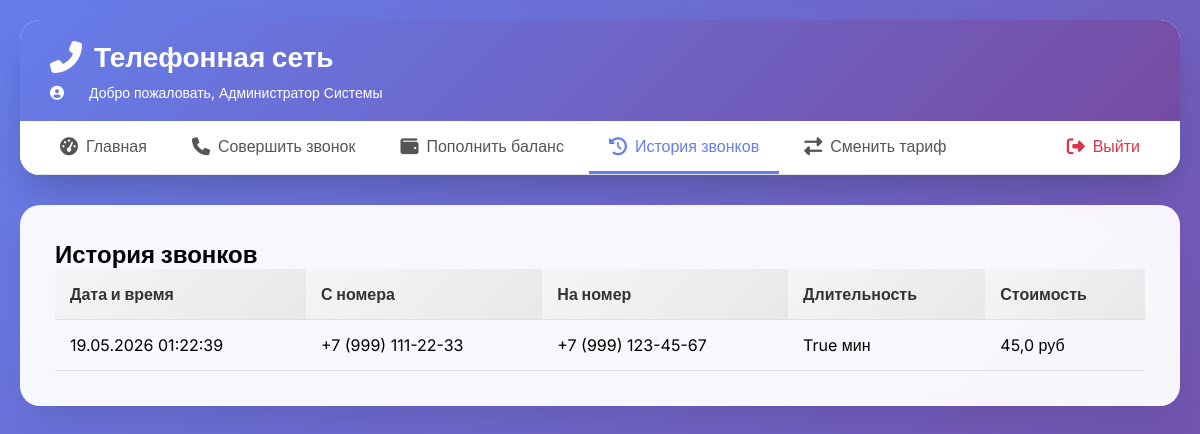
The page /history/ (signed in) on the database its author committed.
### billing/models.py (models this page shows, shortened)
class Client(models.Model):
    name = models.CharField(max_length=100)
    balance = models.FloatField(default=0.0)
    tariff = models.ForeignKey(Tariff, on_delete=models.SET_NULL, null=True)
    username = models.CharField(max_length=50, unique=True, default='user')
    password = models.CharField(max_length=128, default='password')
    is_admin = models.BooleanField(default=False)
    class Meta:
        db_table = 'clients'

class Call(models.Model):
    start_time = models.DateTimeField(auto_now_add=True)
    duration_sec = models.IntegerField()
    cost = models.FloatField(default=0.0)
    from_device = models.ForeignKey(
        Device, on_delete=models.CASCADE, related_name='outgoing_calls')
    to_device = models.ForeignKey(
        Device, on_delete=models.CASCADE, related_name='incoming_calls')
    class Meta:
        db_table = 'calls'

class Device(models.Model):
    DEVICE_TYPES = [
        ('mobile', 'Мобильный'),
        ('home', 'Домашний'),
    ]
    phone_number = models.CharField(max_length=20, unique=True)
    device_type = models.CharField(max_length=10, choices=DEVICE_TYPES)
    client = models.ForeignKey(
        Client, on_delete=models.CASCADE, related_name='devices')
    class Meta:
        db_table = 'devices'

### billing/views.py (the view)
# urls.py: path('history/', views.call_history, name='history'),
def call_history(request):
    if 'client_id' not in request.session:
        return redirect('login')
    client = Client.objects.get(id=request.session['client_id'])
    device_ids = client.devices.values_list('id', flat=True)
    calls = Call.objects.filter(from_device_id__in=device_ids).order_by('-start_time')
    return render(request, 'billing/call_history.html', {
        'calls': calls,
        'client_name': client.name,
    })

### billing/templates/billing/call_history.html
{% extends 'billing/base.html' %} {% block content %}
<h2>История звонков</h2>
{% if calls %}
<table>
  <thead>
    <tr>
      <th>Дата и время</th>
      <th>С номера</th>
      <th>На номер</th>
      <th>Длительность</th>
      <th>Стоимость</th>
    </tr>
  </thead>
  <tbody>
    {% for call in calls %}
    <tr>
      <td>{{ call.start_time|date:"d.m.Y H:i:s" }}</td>
      <td>{{ call.from_device.phone_number }}</td>
      <td>{{ call.to_device.phone_number }}</td>
      <td>{{ call.duration_sec|divisibleby:60 }} мин</td>
      <td>{{ call.cost }} руб</td>
    </tr>
    {% endfor %}
  </tbody>
</table>
{% else %}
<p>Звонков пока нет</p>
{% endif %} {% endblock %}

### billing/templates/billing/base.html (shortened to what this page needs)
<!doctype html>
<html lang="ru">
  <head>
    <link
      rel="stylesheet"
      href="https://cdnjs.cloudflare.com/ajax/libs/font-awesome/6.4.0/css/all.min.css"
    />
  </head>
  <body>
    <div class="container">
      <div class="header">
        <div class="header-top">
          <h1>
            <i class="fas fa-phone-alt"></i>
            Телефонная сеть
          </h1>
          {% if request.session.client_id %}
          <div class="user-info">
            <i class="fas fa-user-circle"></i>
            <span
              >Добро пожаловать, {{ client_name|default:"Пользователь" }}</span
            >
          </div>
          {% endif %}
        </div>
        {% if request.session.client_id %}
        <div class="nav-menu">
          <a
            href="{% url 'dashboard' %}"
            class="{% if request.resolver_match.url_name == 'dashboard' %}active{% endif %}"
          >
            <i class="fas fa-tachometer-alt"></i> Главная
          </a>
          <a
            href="{% url 'make_call' %}"
            class="{% if request.resolver_match.url_name == 'make_call' %}active{% endif %}"
          >
            <i class="fas fa-phone"></i> Совершить звонок
          </a>
          <a
            href="{% url 'topup' %}"
            class="{% if request.resolver_match.url_name == 'topup' %}active{% endif %}"
          >
            <i class="fas fa-wallet"></i> Пополнить баланс
          </a>
          <a
            href="{% url 'history' %}"
            class="{% if request.resolver_match.url_name == 'history' %}active{% endif %}"
          >
            <i class="fas fa-history"></i> История звонков
          </a>
          <a
            href="{% url 'change_tariff' %}"
            class="{% if request.resolver_match.url_name == 'change_tariff' %}active{% endif %}"
          >
            <i class="fas fa-exchange-alt"></i> Сменить тариф
          </a>
          <a href="{% url 'logout' %}" class="logout-link">
            <i class="fas fa-sign-out-alt"></i> Выйти
          </a>
        </div>
        {% endif %}
      </div>
      <div class="content">{% block content %}{% endblock %}</div>
    </div>
  </body>
</html>

### billing/templates/billing/base.html (style rules this page uses)
* { margin: 0; padding: 0; box-sizing: border-box; }
body { font-family: "Inter", sans-serif; background: linear-gradient(135deg, #667eea 0%, #764ba2 100%); min-height: 100vh; }
.container { max-width: 1400px; margin: 0 auto; padding: 20px; }
.header { background: rgba(255, 255, 255, 0.95); backdrop-filter: blur(10px); border-radius: 20px; padding: 0; margin-bottom: 30px; box-shadow: 0 20px 35px -8px rgba(0, 0, 0, 0.2); overflow: hidden; }
.header-top { background: linear-gradient(135deg, #667eea 0%, #764ba2 100%); padding: 20px 30px; color: white; }
.header-top h1 { font-size: 28px; font-weight: 700; display: flex; align-items: center; gap: 12px; }
.header-top h1 i { font-size: 32px; }
.user-info { display: flex; align-items: center; gap: 20px; margin-top: 10px; font-size: 14px; }
.user-info i { margin-right: 5px; }
.nav-menu { background: white; padding: 0 20px; border-bottom: 1px solid #e0e0e0; display: flex; flex-wrap: wrap; gap: 5px; }
.nav-menu a { display: inline-flex; align-items: center; gap: 8px; padding: 15px 20px; text-decoration: none; color: #555; font-weight: 500; transition: all 0.3s; border-bottom: 3px solid transparent; position: relative; }
.nav-menu a i { font-size: 18px; }
.nav-menu a.active { color: #667eea; border-bottom-color: #667eea; }
.logout-link { margin-left: auto; color: #dc3545 !important; }
.content { background: rgba(255, 255, 255, 0.95); backdrop-filter: blur(10px); border-radius: 20px; padding: 35px; box-shadow: 0 20px 35px -8px rgba(0, 0, 0, 0.1); }
table { width: 100%; border-collapse: collapse; }
th, td { padding: 15px; text-align: left; border-bottom: 1px solid #e0e0e0; }
th { background: linear-gradient(135deg, #f5f5f5 0%, #e8e8e8 100%); font-weight: 700; color: #333; }

### rows shown on the page
Client: name "Администратор Системы"
Call: start_time "19.05.2026 01:22:39", from_device.phone_number "+7 (999) 111-22-33", to_device.phone_number "+7 (999) 123-45-67", duration_sec|divisibleby "True", cost "45,0"
